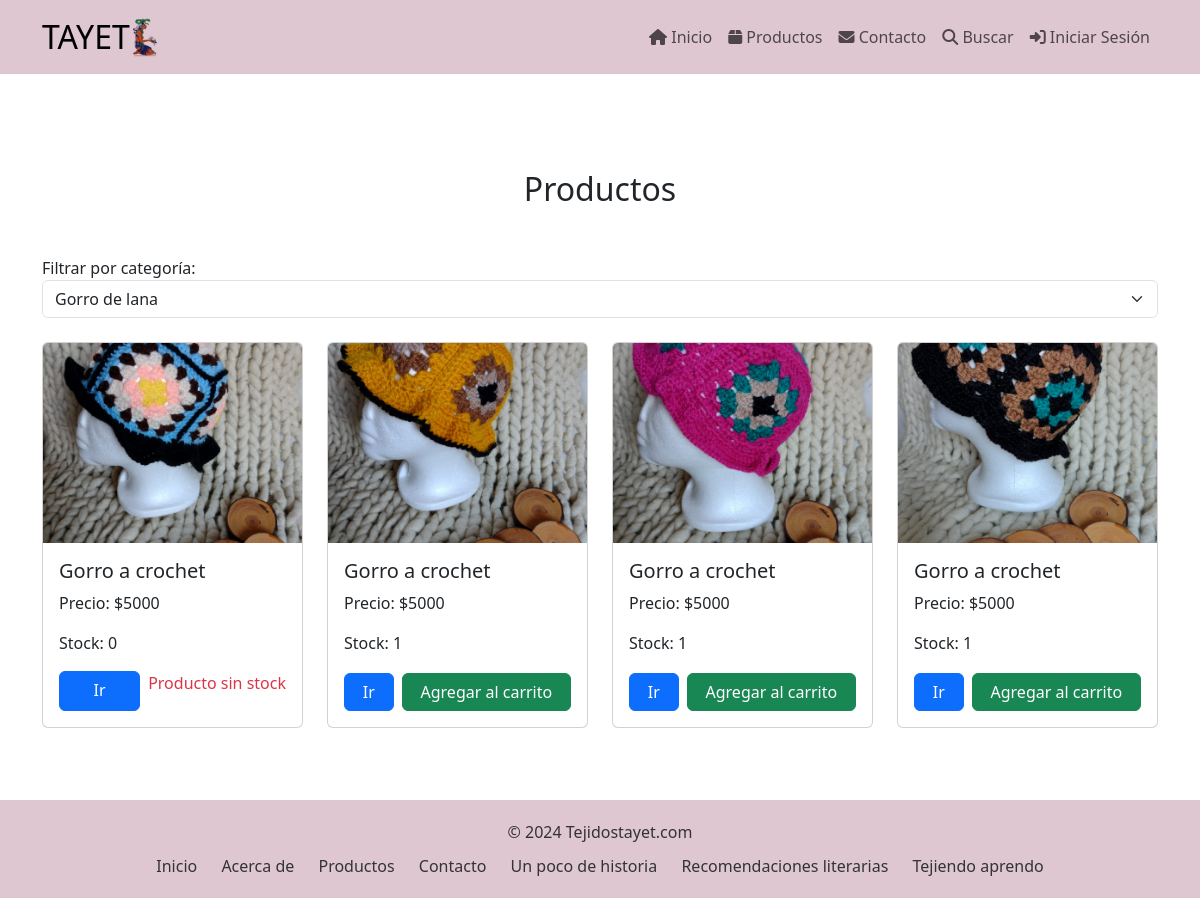
Screenshot of /productos/?categoria=1 with the database file from the repository.
### core/models.py (models this page shows, shortened)
class Producto(models.Model):
    nombre = models.CharField(max_length=100)
    descripcion = models.TextField()
    precio = models.IntegerField()
    imagen = models.ImageField(upload_to='productos/')
    categoria = models.ForeignKey(Categoria, on_delete=models.CASCADE, related_name='productos')
    stock = models.IntegerField(default=0)

### core/views.py (the view)
# urls.py: path('productos/', productos, name="productos"),
def productos(request):
    categorias = Categoria.objects.all()
    categoria_id = request.GET.get('categoria')
    search_query = request.GET.get('search', '')
    if categoria_id:
        productos = Producto.objects.filter(categoria_id=categoria_id)
    else:
        productos = Producto.objects.all()
    if search_query:
        productos = productos.filter(nombre__icontains=search_query) | productos.filter(descripcion__icontains=search_query)
    return render(request, 'core/productos.html', {'productos': productos, 'categorias': categorias})

### core/context_processors.py (called while the page is built)
def carrito_context(request):
    if request.user.is_authenticated:
        cantidad_total = Carrito.objects.filter(usuario=request.user).aggregate(total_cantidad=Sum('cantidad'))['total_cantidad'] or 0
    else:
        cantidad_total = 0
    return {'cantidad_total': cantidad_total}

### core/templates/core/productos.html (shortened to what this page needs)
{% extends "core/base.html" %}
{% load static %}
{% block principal %}
<section id="productos" class="pt-5">
    <div class="container">
        <h2 class="text-center my-5">Productos</h2>
        <div class="mb-4">
            <form method="get" action="{% url 'productos' %}">
                <div class="form-group">
                    <label for="categoria">Filtrar por categoría:</label>
                    <select id="categoria" name="categoria" class="form-select" onchange="this.form.submit()">
                        {% for categoria in categorias %}
                            <option value="{{ categoria.id }}" {% if request.GET.categoria == categoria.id|stringformat:"s" %}selected{% endif %}>
                                {{ categoria.nombre }}
                            </option>
                        {% endfor %}
                    </select>
                </div>
            </form>
        </div>
        <div class="row">
            {% for producto in productos %}
            <div class="col-lg-3 mb-4 d-flex">
                <div class="card flex-fill" style="width: 100%;">
                    <img src="{{ producto.imagen.url }}" class="card-img-top" alt="{{ producto.nombre }}" style="object-fit: cover; height: 200px;">
                    <div class="card-body d-flex flex-column">
                        <h5 class="card-title">{{ producto.nombre }}</h5>
                        <p class="card-text">Precio: ${{ producto.precio }}</p>
                        <p class="card-text">Stock: {{ producto.stock }}</p>
                        <div class="d-flex gap-2 mt-auto">
                            <a href="{% url 'producto_detalle' producto.id %}" class="btn btn-primary flex-grow-1">
                                Ir
                            </a>
                            {% if producto.stock > 0%}
                            <a href="{% url 'agregar_al_carrito' producto.id %}" class="btn btn-success flex-grow-1">
                                Agregar al carrito
                            </a>
                            {% else %}
                                <p class="text-danger">Producto sin stock</p>
                            {% endif %}
                        </div>
                    </div>
                </div>
            </div>
            {% empty %}
            <p class="text-center">No hay productos disponibles.</p>
            {% endfor %}
        </div>
    </div>
</section>
<div class="pt-5"></div>
{% endblock %}

### core/templates/core/base.html (style rules this page uses)
html, body { height: 100%; margin: 0; display: flex; flex-direction: column; }

### rows the page displays
Producto: imagen (picture), nombre "Gorro a crochet", precio "5000", stock "0", shows "Producto sin stock"
Producto: imagen (picture), nombre "Gorro a crochet", precio "5000", stock "1", shows "Agregar al carrito"
Producto: imagen (picture), nombre "Gorro a crochet", precio "5000", stock "1", shows "Agregar al carrito"
Producto: imagen (picture), nombre "Gorro a crochet", precio "5000", stock "1", shows "Agregar al carrito"

### other values shown
form field categoria "Gorro de lana"
